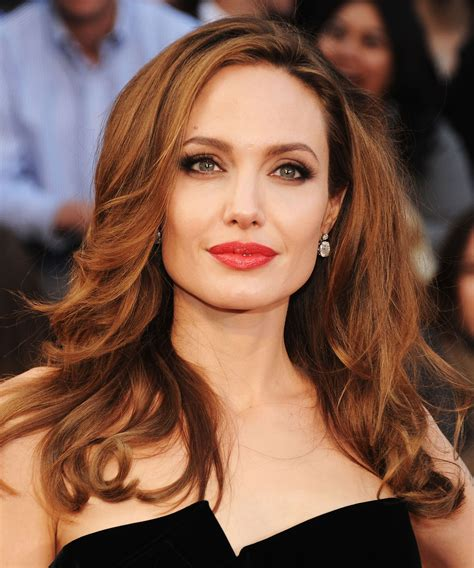
#> input picture dataset/train/Angelina Jolie/Angelina_Jolie_0006.jpg, 474 x 568 px, found by its file name; its folder holds only this picture in this run
$ python train.py
#> lines starting #> are read from the running program, lines starting #| are printed output that depends on the picture
import cv2
import os
import numpy as np

dataset_path = 'dataset/train'
# train_path = os.path.join(dataset_path, 'train')

# Define Haar cascade classifier for face detection
face_cascade = cv2.CascadeClassifier('cascades/haarcascade_frontalface_alt2.xml')

# Define constants for image preprocessing
IMG_SIZE = 100
GRAYSCALE = True

# Initialize empty lists to hold face images and labels
X_train = []
Y_train = []

# Loop over each person in the dataset
for person_name in os.listdir(dataset_path):
    # Define path to the person's image directory
    person_path = os.path.join(dataset_path, person_name)

    # Loop over each image in the person's directory
    for img_name in os.listdir(person_path):
        # Read the image
        img_path = os.path.join(person_path, img_name)
        img = cv2.imread(img_path)
#> img is the input picture: shape (568, 474, 3); mean B, G, R 74.6, 90.9, 126.9

        print(img_path)

        # Convert to grayscale if necessary
        if GRAYSCALE:
            img = cv2.cvtColor(img, cv2.COLOR_BGR2GRAY)
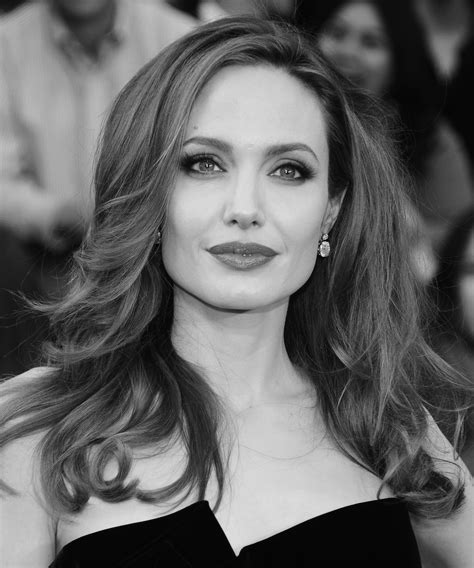
#> img: shape (568, 474); min 0, max 251, mean 99.8

        # Detect faces in the image
        faces = face_cascade.detectMultiScale(img, scaleFactor=1.2, minNeighbors=5)
#> faces = [[133, 78, 230, 230]]

        # Extract the face regions from the image
        for (x, y, w, h) in faces:
            face = img[y:y+h, x:x+w]

            # Resize the face to a fixed size
            face = cv2.resize(face, (IMG_SIZE, IMG_SIZE))

            # Store the flattened face array and corresponding label
            X_train.append(face.flatten())
            Y_train.append(person_name)
#> this loop made 1 pass
#> pass 1, `face = img[y:y+h, x:x+w]`:
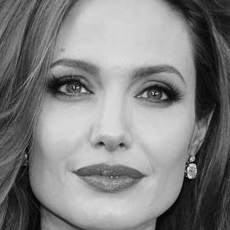
#> face: shape (230, 230); min 0, max 251, mean 129.9
#> pass 1, `face = cv2.resize(face, (IMG_SIZE, IMG_SIZE))`:
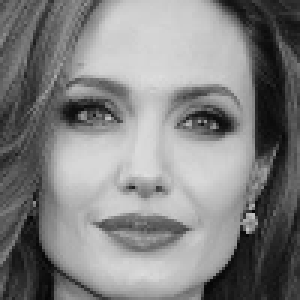
#> face: shape (100, 100) (shown 3 times larger); min 4, max 222, mean 129.8
#> after the loop, X_train = 1 item; Y_train = ['Angelina Jolie']
#> pass 2 of the loop `for person_name in os.listdir(dataset_path):`:
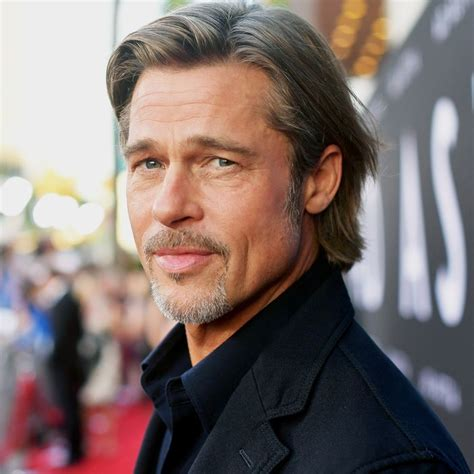
#> input picture dataset/train/Brad Pitt/Brad_Pitt_0016.jpg, 474 x 474 px, found by its file name
#> img is the input picture: shape (474, 474, 3); mean B, G, R 109.5, 112.3, 126.8
#> `img = cv2.cvtColor(img, cv2.COLOR_BGR2GRAY)`:
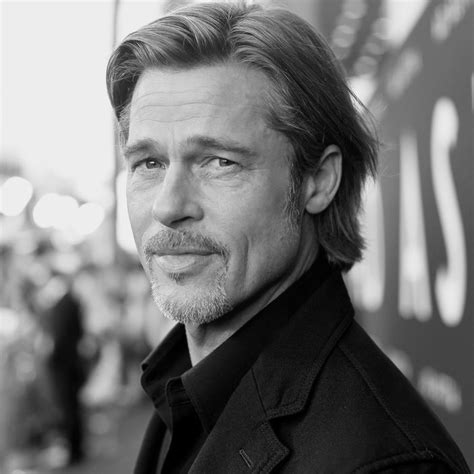
#> img: shape (474, 474); min 0, max 254, mean 116.3
#> faces = [[77, 79, 210, 210]]
#> the loop `for (x, y, w, h) in faces:` made 1 pass
#> pass 1, `face = cv2.resize(face, (IMG_SIZE, IMG_SIZE))`:
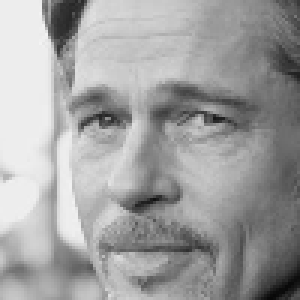
#> face: shape (100, 100) (shown 3 times larger); min 8, max 243, mean 160.2
#> after the loop `for (x, y, w, h) in faces:`: X_train = 2 items; Y_train = ['Angelina Jolie', 'Brad Pitt']

# Convert lists to numpy arrays
X_train = np.array(X_train)
Y_train = np.array(Y_train)

print("X_train", X_train)
#> (printed output is left out)
print("Y_train", Y_train)
#| Y_train ['Angelina Jolie' 'Brad Pitt']

# Save the training data as .npy files
np.save('X_train.npy', X_train)
np.save('Y_train.npy', Y_train)
